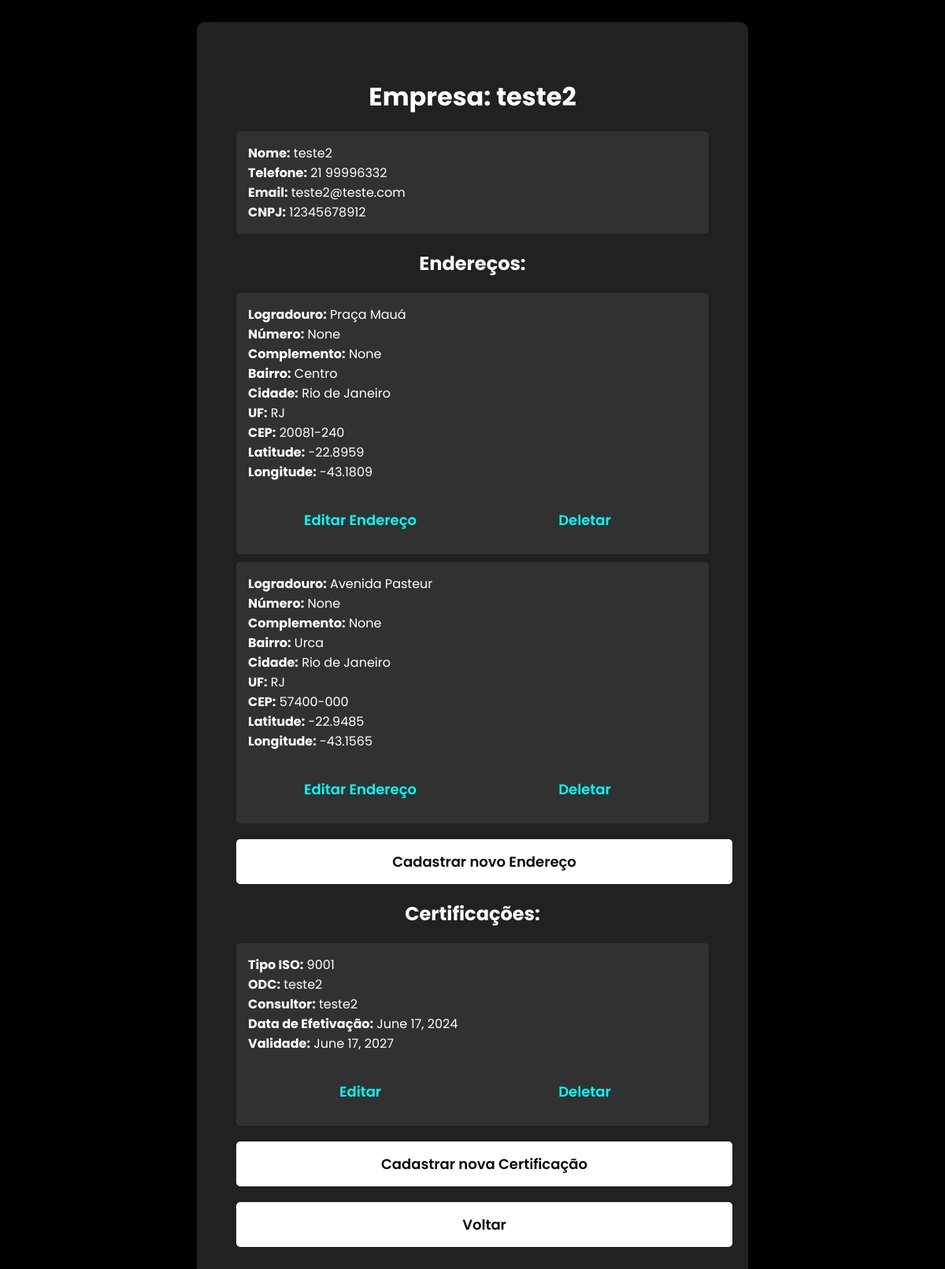
Page /clientes/View/34 (signed in) on the committed database.
### mapa/models.py (models this page shows, shortened)
class Empresa(models.Model):
    nome_empresa = models.CharField(max_length=255)
    nome = models.CharField(max_length=255)
    email = models.EmailField()
    telefone = models.CharField(max_length=20)
    cnpj = models.CharField(max_length=20)

class Endereco(models.Model):
    empresa = models.ForeignKey(Empresa, on_delete=models.CASCADE, related_name='enderecos')
    cep = models.CharField(max_length=10)
    logradouro = models.CharField(max_length=255)
    numero = models.CharField(max_length=10, blank=True, null=True)
    complemento = models.CharField(max_length=255, blank=True, null=True)
    bairro = models.CharField(max_length=255)
    cidade = models.CharField(max_length=255)
    uf = models.CharField(max_length=2)
    latitude = models.CharField(max_length=20)
    longitude = models.CharField(max_length=20)

class ISO(models.Model):
    empresa = models.ForeignKey(Empresa, on_delete=models.CASCADE, related_name='certificacoes')
    iso_type = models.CharField(max_length=50)
    odc = models.CharField(max_length=50)
    consultor = models.CharField(max_length=255)
    data_efetivacao = models.DateField()
    validade = models.DateField()

### mapa/views.py (the view)
# urls.py: path('clientes/View/<int:pk>', empresa_detail,name='empresa_detail'),
@login_required
def empresa_detail(request, pk):
    empresa = get_object_or_404(Empresa, pk=pk)
    return render(request, './customer_detail_with_details.html', {'empresa': empresa})

### mapa/templates/customer_detail_with_details.html (shortened to what this page needs)
<!DOCTYPE html>
<html lang="pt-br">
<head>
    <link rel="stylesheet" href="https://cdnjs.cloudflare.com/ajax/libs/font-awesome/5.15.4/css/all.min.css">
</head>
<body>
    <div class="container">
        <h1>Empresa: {{ empresa.nome_empresa }}</h1>
        <ul>
            <li>
                <strong>Nome:</strong> {{ empresa.nome }}<br>
                <strong>Telefone:</strong> {{ empresa.telefone }}<br>
                <strong>Email:</strong> {{ empresa.email }}<br>
                <strong>CNPJ:</strong> {{ empresa.cnpj }}<br>
            </li>
        </ul>
        <h2>Endereços:</h2>
        <ul>
            {% for endereco in empresa.enderecos.all %}
                <li>
                    <strong>Logradouro:</strong> {{ endereco.logradouro }}<br>
                    <strong>Número:</strong> {{ endereco.numero }}<br>
                    <strong>Complemento:</strong> {{ endereco.complemento }}<br>
                    <strong>Bairro:</strong> {{ endereco.bairro }}<br>
                    <strong>Cidade:</strong> {{ endereco.cidade }}<br>
                    <strong>UF:</strong> {{ endereco.uf }}<br>
                    <strong>CEP:</strong> {{ endereco.cep }}<br>
                    <strong>Latitude:</strong> {{ endereco.latitude }}<br>
                    <strong>Longitude:</strong> {{ endereco.longitude }}<br>
                    <div class="nomebom">
                        <a href="{% url 'endereco_edit' empresa.pk endereco.pk %}">Editar Endereço</a>
                        <a href="{% url 'endereco_delete' empresa.pk endereco.pk %}" class="botoes">Deletar</a>
                    </div>
                </li>
            {% empty %}
                <li>Essa empresa não tem endereços cadastrados.</li>
            {% endfor %}
        </ul>
        <a href="{% url 'endereco_create' empresa.pk %}" class="button">Cadastrar novo Endereço</a>
        <h2>Certificações:</h2>
        <ul>
            {% for certificacao in empresa.certificacoes.all %}
                <li>
                    <strong>Tipo ISO:</strong> {{ certificacao.iso_type }}<br>
                    <strong>ODC:</strong> {{ certificacao.odc }}<br>
                    <strong>Consultor:</strong> {{ certificacao.consultor }}<br>
                    <strong>Data de Efetivação:</strong> {{ certificacao.data_efetivacao }}<br>
                    <strong>Validade:</strong> {{ certificacao.validade }}<br>
                    <div class="nomebom">
                        <a href="{% url 'iso_edit' empresa.pk certificacao.pk%}" class="botoes">Editar</a>
                        <a href="{% url 'iso_delete' empresa.pk certificacao.pk%}" class="botoes">Deletar</a>
                    </div>
                </li>
            {% empty %}
                <li>Não foram encontradas certificações para essa empresa!</li>
            {% endfor %}
        </ul>
        <a href="{% url 'iso_create' empresa.pk %}" class="button">Cadastrar nova Certificação</a>
        <a href="{% url 'empresaList' %}" class="button">Voltar</a>
    </div>
</body>
</html>

### mapa/templates/customer_detail_with_details.html (style rules this page uses)
body { background-color: #000000; color: #ffffff; font-family: 'Poppins', sans-serif; display: flex; justify-content: center; align-items: center; padding: 20px; }
.container { background-color: rgba(255,255,255,0.13); border-radius: 10px; padding: 50px; width: 600px; box-shadow: 0 0 40px rgba(8,7,16,0.6); }
h1, h2 { text-align: center; margin-bottom: 20px; }
ul { list-style: none; padding: 0; margin: 20px 0; }
li { background-color: rgba(255,255,255,0.07); padding: 15px; border-radius: 5px; margin-bottom: 10px; }
a.button { display: block; margin-top: 20px; padding: 15px; border-radius: 5px; text-decoration: none; font-size: 18px; font-weight: 600; background-color: #ffffff; color: #080710; text-align: center; }
a { display: flex; justify-content: center; align-items: center; margin-top: 20px; width: 100%; padding: 15px 0; font-size: 18px; font-weight: 600; border-radius: 5px; cursor: pointer; text-align: center; text-decoration: none; color:aqua; }
.nomebom { display: flex; }

### rows in the picture
Empresa: nome_empresa "teste2", nome "teste2", telefone "21 99996332", email "teste2@teste.com", cnpj "12345678912"
Endereco: logradouro "Praça Mauá", numero "None", complemento "None", bairro "Centro", cidade "Rio de Janeiro", uf "RJ", cep "20081-240", latitude "-22.8959", longitude "-43.1809"
Endereco: logradouro "Avenida Pasteur", numero "None", complemento "None", bairro "Urca", cidade "Rio de Janeiro", uf "RJ", cep "57400-000", latitude "-22.9485", longitude "-43.1565"
ISO: iso_type "9001", odc "teste2", consultor "teste2", data_efetivacao "June 17, 2024", validade "June 17, 2027"
